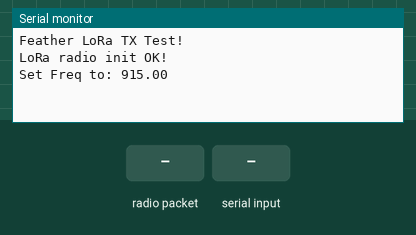
Recording of a sketch running on a simulated Arduino Uno, built with avr-gcc and run on an emulated ATmega328P. Shown: the last lines printed to the serial monitor. The inputs (shaded band) are chosen by the test bench. No radio packets arrive unless stated.

Above: at 1.3 s.
1.4 s: radio packet "1" arrives
At 2.5 s:
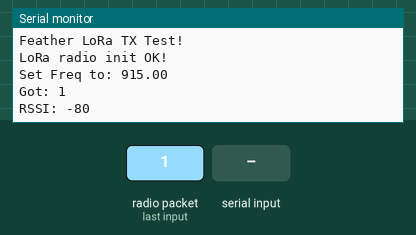
2.9 s: "1" received over Serial
At 4.0 s:
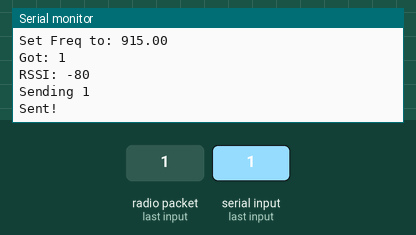

Measured:
- after the input at 1.4 s, the serial monitor: prints a new line at once (image 1)
- after the input at 2.9 s, the serial monitor: prints a new line at once (image 2)

The sketch:

PC_LoRa_Gateway.ino
```cpp
// Feather9x_TX
// -*- mode: C++ -*-
// Example sketch showing how to create a simple messaging client (transmitter)
// with the RH_RF95 class. RH_RF95 class does not provide for addressing or
// reliability, so you should only use RH_RF95 if you do not need the higher
// level messaging abilities.
// It is designed to work with the other example Feather9x_RX

#include <SPI.h>
#include <RH_RF95.h>

//for feather32u4
#define RFM95_CS 8
#define RFM95_RST 4
#define RFM95_INT 7


// Change to 434.0 or other frequency, must match RX's freq!
#define RF95_FREQ 915.0

// Singleton instance of the radio driver
RH_RF95 rf95(RFM95_CS, RFM95_INT);

void setup()
{
  pinMode(RFM95_RST, OUTPUT);
  digitalWrite(RFM95_RST, HIGH);

  Serial.begin(9600);
//  while (!Serial) {
//    delay(1);
//  }

  delay(100);

  Serial.println("Feather LoRa TX Test!");

  // manual reset
  digitalWrite(RFM95_RST, LOW);
  delay(10);
  digitalWrite(RFM95_RST, HIGH);
  delay(10);

  while (!rf95.init()) {
    Serial.println("LoRa radio init failed");
    Serial.println("Uncomment '#define SERIAL_DEBUG' in RH_RF95.cpp for detailed debug info");
    while (1);
  }
  Serial.println("LoRa radio init OK!");

  // Defaults after init are 434.0MHz, modulation GFSK_Rb250Fd250, +13dbM
  if (!rf95.setFrequency(RF95_FREQ)) {
    Serial.println("setFrequency failed");
    while (1);
  }
  Serial.print("Set Freq to: "); Serial.println(RF95_FREQ);

  // Defaults after init are 434.0MHz, 13dBm, Bw = 125 kHz, Cr = 4/5, Sf = 128chips/symbol, CRC on

  // The default transmitter power is 13dBm, using PA_BOOST.
  // If you are using RFM95/96/97/98 modules which uses the PA_BOOST transmitter pin, then
  // you can set transmitter powers from 5 to 23 dBm:
  rf95.setTxPower(23, false);
}


void Local_TX(char message[]){
    Serial.print("Sending "); Serial.println(message);
    delay(10);
    rf95.send((uint8_t *)message, 20);

    delay(10);
    rf95.waitPacketSent();
    Serial.println("Sent!");
}

void Print_RX(){
 if (rf95.available())
  {
    // Should be a message for us now
    uint8_t buf[RH_RF95_MAX_MESSAGE_LEN];
    uint8_t len = sizeof(buf);

    if (rf95.recv(buf, &len))
    {
      RH_RF95::printBuffer("Received: ", buf, len);
      Serial.print("Got: ");
      Serial.println((char*)buf);
       Serial.print("RSSI: ");
      Serial.println(rf95.lastRssi(), DEC);
    }
    else
    {
      Serial.println("Receive failed");
    }
  }
}

char command[30];
void loop()
{
  Print_RX(); //print if any RX

  if(Serial.available() > 0){
    int i = 0;
    while(Serial.available()){
      delay(2);
      command[i] = Serial.read();
      i++;
    }
    command[i] = '\0';
    Local_TX(command);
  }
}
```
